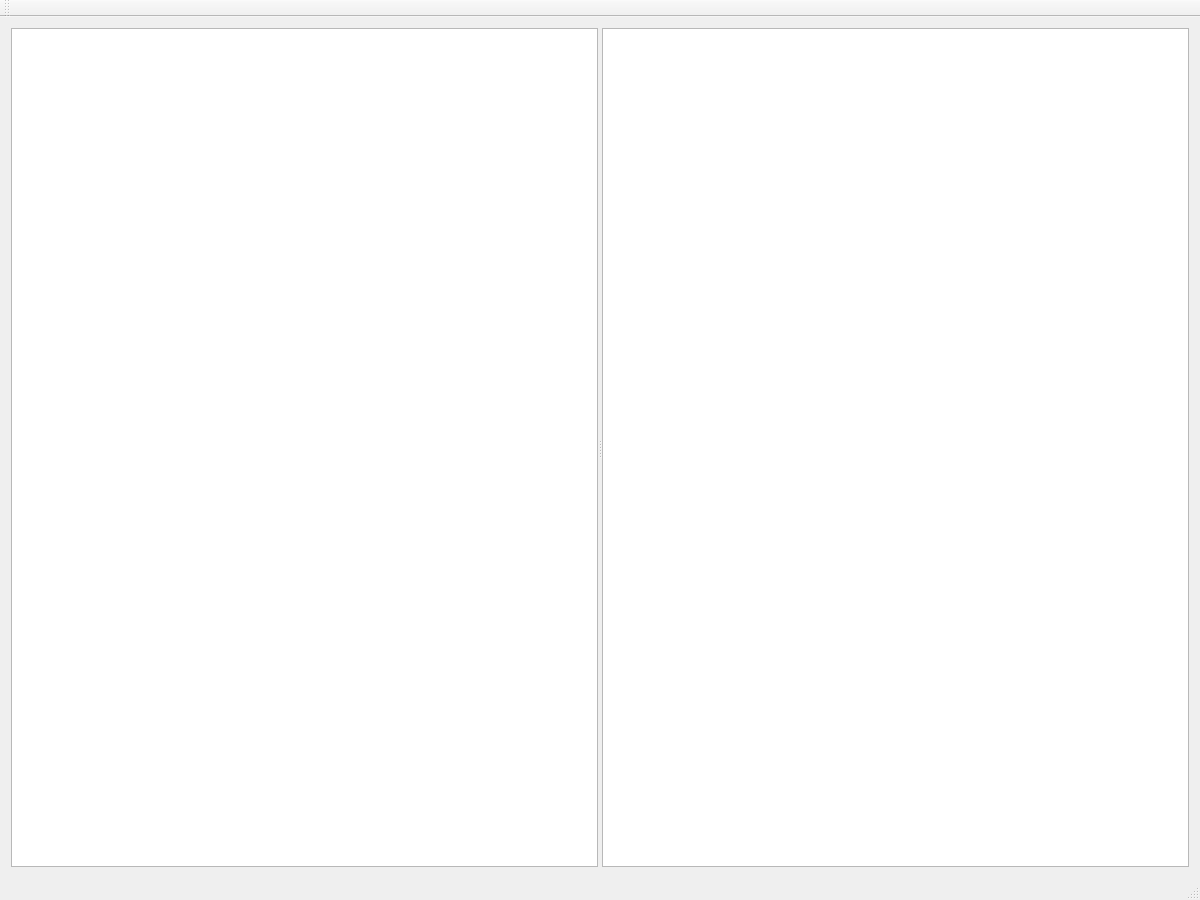
<?xml version="1.0" encoding="UTF-8"?>
<ui version="4.0">
 <class>MainWindow</class>
 <widget class="QMainWindow" name="MainWindow">
  <property name="geometry">
   <rect>
    <x>0</x>
    <y>0</y>
    <width>1200</width>
    <height>900</height>
   </rect>
  </property>
  <property name="windowTitle">
   <string>MainWindow</string>
  </property>
  <widget class="QWidget" name="centralWidget">
   <layout class="QHBoxLayout" name="horizontalLayout">
    <item>
     <widget class="QSplitter" name="splitter">
      <property name="orientation">
       <enum>Qt::Horizontal</enum>
      </property>
      <widget class="QTreeView" name="treeView"/>
      <widget class="QTableView" name="tableView"/>
     </widget>
    </item>
   </layout>
  </widget>
  <widget class="QMenuBar" name="menuBar">
   <property name="geometry">
    <rect>
     <x>0</x>
     <y>0</y>
     <width>1200</width>
     <height>21</height>
    </rect>
   </property>
  </widget>
  <widget class="QToolBar" name="mainToolBar">
   <attribute name="toolBarArea">
    <enum>TopToolBarArea</enum>
   </attribute>
   <attribute name="toolBarBreak">
    <bool>false</bool>
   </attribute>
  </widget>
  <widget class="QStatusBar" name="statusBar"/>
 </widget>
 <layoutdefault spacing="6" margin="11"/>
 <resources/>
 <connections/>
</ui>
